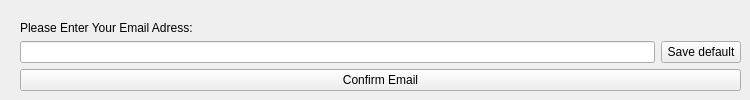
      <widget class="QWidget" name="cloud_tab">
       <attribute name="title">
        <string>Cloud</string>
       </attribute>
       <widget class="QWidget" name="verticalLayoutWidget_14">
        <property name="geometry">
         <rect>
          <x>20</x>
          <y>10</y>
          <width>721</width>
          <height>81</height>
         </rect>
        </property>
        <layout class="QVBoxLayout" name="verticalLayout_10">
         <item>
          <spacer name="verticalSpacer_4">
           <property name="orientation">
            <enum>Qt::Vertical</enum>
           </property>
           <property name="sizeHint" stdset="0">
            <size>
             <width>20</width>
             <height>40</height>
            </size>
           </property>
          </spacer>
         </item>
         <item>
          <widget class="QLabel" name="Email_label">
           <property name="text">
            <string>Please Enter Your Email Adress: </string>
           </property>
          </widget>
         </item>
         <item>
          <layout class="QHBoxLayout" name="horizontalLayout_4">
           <item>
            <widget class="QLineEdit" name="Email_lineEdit"/>
           </item>
           <item>
            <widget class="QPushButton" name="emailDefault_pushButton">
             <property name="enabled">
              <bool>true</bool>
             </property>
             <property name="text">
              <string>Save default</string>
             </property>
            </widget>
           </item>
          </layout>
         </item>
         <item>
          <widget class="QPushButton" name="emailConfirm_pushButton">
           <property name="enabled">
            <bool>true</bool>
           </property>
           <property name="text">
            <string>Confirm Email</string>
           </property>
          </widget>
         </item>
        </layout>
       </widget>
      </widget>
